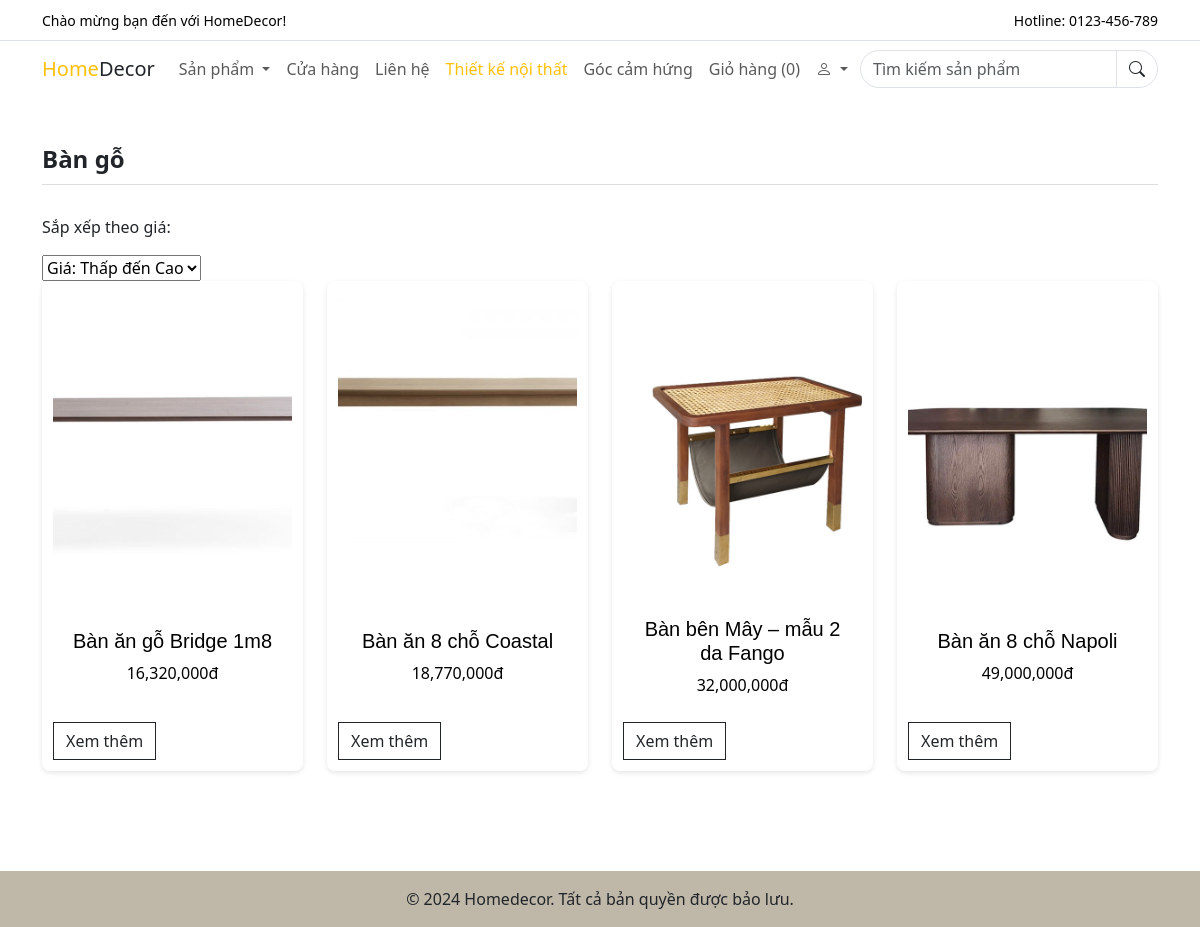
Page /?ctl=category&id=2 on the committed database.
### tables this page shows
CREATE TABLE `products` (
  `id` int(11) NOT NULL,
  `name` varchar(255) NOT NULL,
  `image` varchar(255) DEFAULT NULL,
  `price` decimal(10,2) NOT NULL,
  `quantity` int(11) NOT NULL DEFAULT 1,
  `description` varchar(255) DEFAULT NULL,
  `content` text DEFAULT NULL,
  `status` tinyint(4) NOT NULL DEFAULT 1 COMMENT 'status: trang thai kinh doanh, 1: dang ky, 0: ngung kinh doanh',
  `category_id` int(11) DEFAULT NULL
);

### controllers/ProductController.php (called while the page is built, shortened)
<?php
 class ProductController{
  public function list() {
    $id = $_GET['id'] ?? null;
    $sort = $_GET['sort'] ?? 'asc';
    $products = (new Product)->listProductCategory($id, $sort);
    $category_name = (new Category)->find($id)['cate_name'];
    return view(
        'clients.products.list',
        compact('products', 'categories', 'category_name', 'title', 'id', 'sort')
    );
}
}

### index.php (called while the page is built, shortened)
<?php
require_once __DIR__ ."/models/BaseModel.php";
require_once __DIR__ ."/models/Category.php";
require_once __DIR__ ."/models/Product.php";
require_once __DIR__ ."/controllers/ProductController.php";
$ctl=$_GET['ctl']??'';
match ($ctl){
    ''=>(new HomeCotroller)->index(),
    'category' => (new ProductController)->list(),
    'details' => (new ProductController)->show(),
    'shop'=> (new ProductController)->showAllProducts(),
    'search' => (new ProductController)->searchs(),
    'add-cart'=>(new CartController)->addToCart(),
    'view-cart'=>(new CartController)->viewCart(),
    'delete-cart'=>(new CartController)->deleteProductInCart(),
    'update-cart'=>(new CartController)->updateCart(),
    'view-checkout'=>(new CartController)->viewCheckout(),
    'checkout'=>(new CartController)->checkOut(),
    'success'=>(new CartController)->success(),
    'register'=>(new AuthController)->register(),
    'login'=>(new AuthController)->login(),
    'logout'=>(new AuthController)->logout(),
    'list-order'=>(new OrderController)->showOrderUser(),
    'order-detail-users'=>(new OrderController)->detailOrderUser(),
};

### models/BaseModel.php (called while the page is built, shortened)
<?php
class BaseModel {
    public function __construct() {
        try{
$this->conn= new PDO("mysql:host=". HOST ."; dbname=" . DBNAME . "; charset=utf8; port=" .
PORT, USERNAME, PASSWORD);
        } catch(PDOException $e) {
echo "Lỗi kết nối cơ sở dữ liệu:" . $e->getMessage();
        }
    }
}

### models/Category.php (called while the page is built, shortened)
<?php
class Category extends BaseModel {
    public function find($id){
        $sql = "SELECT * FROM categories WHERE id=:id";
        $stmt = $this->conn->prepare($sql);
        $stmt->execute(['id'=> $id]);
        return $stmt->fetch(PDO::FETCH_ASSOC);
    }
}

### models/Product.php (called while the page is built, shortened)
<?php
class Product extends BaseModel{
    public function listProductCategory($id, $sort = '') {
        $orderBy = '';
        if ($sort === 'asc') {
            $orderBy = 'ORDER BY price ASC';
        } elseif ($sort === 'desc') {
            $orderBy = 'ORDER BY price DESC';
        }
        $sql = "SELECT p.*, cate_name FROM products p
                JOIN categories c ON p.category_id = c.id
                WHERE c.id = :id $orderBy";
        $stmt = $this->conn->prepare($sql);
        $stmt->execute(['id' => $id]);
        return $stmt->fetchAll(PDO::FETCH_ASSOC);
    }
}

### views/clients/products/list.php (the view, shortened to what this page needs)
<?php include_once ROOT_DIR . "views/clients/header.php"?>
<div class="container mt-5">
<h2><?= $category_name?></h2>
<form method="GET" action="">
    <p>Sắp xếp theo giá:</p>
    <select name="sort" onchange="this.form.submit()">
        <option value="asc" <?= $sort === 'asc' ? 'selected' : '' ?>>Giá: Thấp đến Cao</option>
    </select>
</form>
<div class="row g-4">
    <?php if ($products):?>
    <?php foreach ($products as $product): ?>
        <div class="col-md-3">
    <div class="product-box">
        <img src="<?= ROOT_URL . '/productimages/' .  $product['image']?>" alt="Product Image" class="product-img">
        <div class="product-info">
            <a href="<?=ROOT_URL.'?ctl=details&id=' . $product['id']?>" class="product-name">
                <h5><?= $product['name'] ?></h5>
            </a>
            <div>
                <span class="product-price"><?= number_format($product['price'])?>đ</span>
            </div>
        </div>
        <div class="product-buttons d-flex">
    <a class="btn btn-outline-dark " href="<?= ROOT_URL.'?ctl=details&id=' . $product['id'] ?>"  style="border-radius: 0;">Xem thêm</a>
</div>
    </div>
</div>
    <?php endforeach?>
    <?php else  :?>
        <div>Danh mục <strong><?=$category_name?></strong> chưa có sản phẩm!</div>
        <?php endif?>
</div>
</div>
<?php include_once ROOT_DIR . "views/clients/footer.php"?>

### views/template/css/common.css (style rules this page uses)
.product-box { border: 1px solid #ddd; border-radius: 8px; overflow: hidden; box-shadow: 0 2px 5px rgba(0, 0, 0, 0.1); transition: transform 0.3s; background-color: #fff; padding: 10px; box-sizing: border-box; }
.product-img { width: 100%; min-height: 300px; }
.product-info { padding: 15px; }
.product-price { font-size: 18px; font-weight: bold; color: #dc3545; }
.product-buttons { display: flex; justify-content: space-between; gap: 10px; margin-top: 10px; }

### views/clients/products/list.php (style rules this page uses)
.product-box { text-align: center; padding: 10px; transition: border 0.3s ease; border: 1px solid transparent; background-color: #fff; height: 100%; display: flex; flex-direction: column; justify-content: space-between; }
.product-info { margin-top: 10px; }
.product-img { width: 100%; height: auto; max-height: 150px; object-fit: cover; border-radius: 8px; cursor: pointer; }
.product-buttons { margin-top: 10px; }
h2 { font-size: 1.5rem !important; font-weight: bold !important; margin-top: 20px !important; margin-bottom: 30px !important; border-bottom: 1px solid #ddd; height: 40px !important; }
.product-name { font-size: 1rem; font-weight: lighter; margin: 10px 0; color: black; text-decoration: none; font-family: Arial, sans-serif; }
.product-price { color: black; font-size: 1rem; font-weight: lighter; }

### rows in the picture
products: image (picture), name "Bàn ăn gỗ Bridge 1m8", price "16,320,000"
products: image (picture), name "Bàn ăn 8 chỗ Coastal", price "18,770,000"
products: image (picture), name "Bàn bên Mây – mẫu 2 da Fango", price "32,000,000"
products: image (picture), name "Bàn ăn 8 chỗ Napoli", price "49,000,000"

### other values in the picture
$_SESSION['totalQuantity'] "0"
$category_name "Bàn gỗ"
